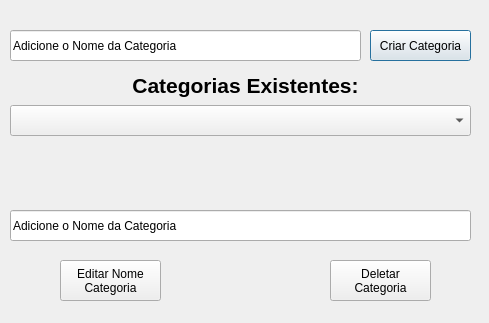
<?xml version="1.0" encoding="UTF-8"?>
<ui version="4.0">
 <class>Planejamentos</class>
 <widget class="QDialog" name="Planejamentos">
  <property name="geometry">
   <rect>
    <x>0</x>
    <y>0</y>
    <width>489</width>
    <height>323</height>
   </rect>
  </property>
  <property name="windowTitle">
   <string>Dialog</string>
  </property>
  <widget class="QComboBox" name="cb_CatExists">
   <property name="geometry">
    <rect>
     <x>10</x>
     <y>105</y>
     <width>461</width>
     <height>31</height>
    </rect>
   </property>
  </widget>
  <widget class="QLabel" name="label">
   <property name="geometry">
    <rect>
     <x>20</x>
     <y>70</y>
     <width>451</width>
     <height>31</height>
    </rect>
   </property>
   <property name="text">
    <string>&lt;html&gt;&lt;head/&gt;&lt;body&gt;&lt;p align=&quot;center&quot;&gt;&lt;span style=&quot; font-size:16pt; font-weight:700;&quot;&gt;Categorias Existentes:&lt;/span&gt;&lt;/p&gt;&lt;/body&gt;&lt;/html&gt;</string>
   </property>
  </widget>
  <widget class="QLineEdit" name="le_newCat">
   <property name="geometry">
    <rect>
     <x>10</x>
     <y>30</y>
     <width>351</width>
     <height>31</height>
    </rect>
   </property>
   <property name="text">
    <string>Adicione o Nome da Categoria</string>
   </property>
  </widget>
  <widget class="QPushButton" name="pb_addCat">
   <property name="geometry">
    <rect>
     <x>370</x>
     <y>30</y>
     <width>101</width>
     <height>31</height>
    </rect>
   </property>
   <property name="text">
    <string>Criar Categoria</string>
   </property>
  </widget>
  <widget class="QLineEdit" name="le_nameCategory">
   <property name="geometry">
    <rect>
     <x>10</x>
     <y>210</y>
     <width>461</width>
     <height>31</height>
    </rect>
   </property>
   <property name="text">
    <string>Adicione o Nome da Categoria</string>
   </property>
  </widget>
  <widget class="QPushButton" name="pb_editCat">
   <property name="geometry">
    <rect>
     <x>60</x>
     <y>260</y>
     <width>101</width>
     <height>41</height>
    </rect>
   </property>
   <property name="text">
    <string>Editar Nome
Categoria</string>
   </property>
  </widget>
  <widget class="QPushButton" name="pb_deleteCat">
   <property name="geometry">
    <rect>
     <x>330</x>
     <y>260</y>
     <width>101</width>
     <height>41</height>
    </rect>
   </property>
   <property name="text">
    <string>Deletar
Categoria</string>
   </property>
  </widget>
 </widget>
 <resources/>
 <connections/>
</ui>
